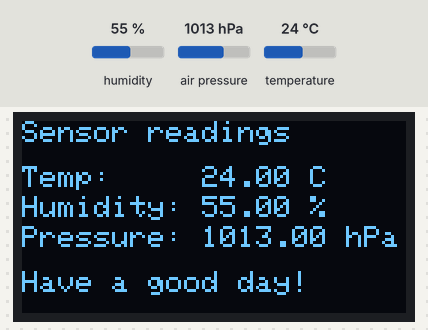
The sketch below on a simulated ESP32. On the bench: 128×64 one-colour display. Inputs (shaded band) come from the test bench; at power-on: humidity 55 %, air pressure 1013 hPa, temperature 24 °C. What the sketch prints to the serial monitor is not drawn.

Above: at 1.2 s.
1.3 s: humidity set to 22 %
At 2.2 s:
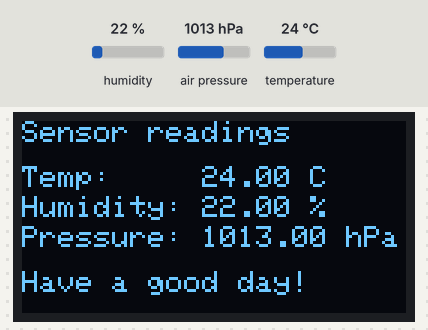
2.8 s: air pressure set to 952 hPa
At 3.5 s:
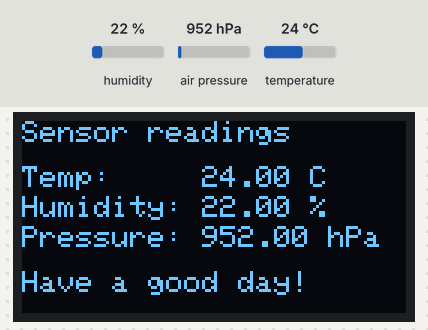
4.3 s: temperature set to 12 °C
At 4.7 s:
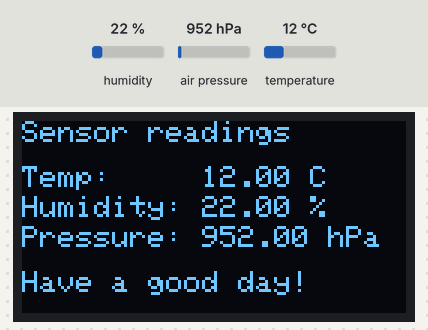
5.8 s: humidity set to 40 %
At 7.2 s:
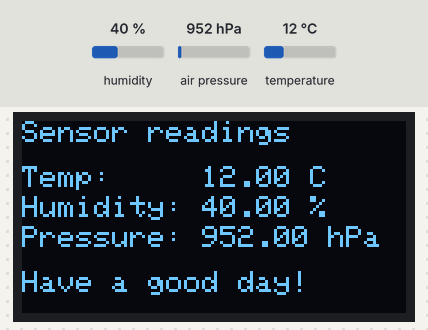
Timing chart, 0 to 8.3 s (numbered marks = the images above; inputs shaded):
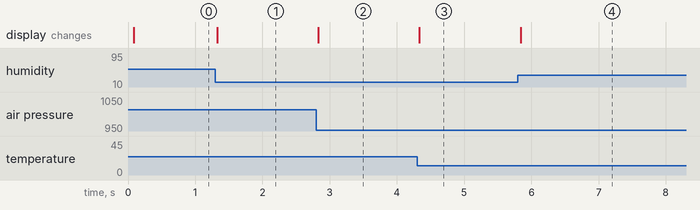

Measured:
- after the input at 1.3 s, the display: changes at once (image 1)
- after the input at 2.8 s, the display: changes at once (image 2)
- after the input at 4.3 s, the display: changes at once (image 3)
- after the input at 5.8 s, the display: changes at once (image 4)

The sketch:

oled_with_sensor_bme280.ino
```cpp
// OLED Connections
// GND→GND, VCC→3V3, D0→D18, D1→D23, RES→D4, DC→D2, CS→D15

// BME280 Connections
// VCC→3.3V, GND→GND, SDA→D21, SCL→D22

#include <string>
#include <SPI.h>
#include <Adafruit_GFX.h>
#include <Adafruit_SSD1306.h>
#include <Adafruit_BME280.h>

Adafruit_SSD1306 display(128, 64, 23, 18, 2, 4, 15);
Adafruit_BME280 bme;

bool bBMEFound = false;

void setup()
{
  Serial.begin(115200);

  Wire.begin(21, 22);

// Commented out as I do not care if it will use log when finished programming
/*
  // Wait for serial to connect but only 5 secs
  for (int i = 0; i < 50 && !Serial.available(); i++)
  {
    delay(100);
  }
*/

  Serial.println("Starting ESP32...");

  display.begin(SSD1306_SWITCHCAPVCC);
  display.clearDisplay();
  display.setTextSize(1);
  display.setTextColor(SSD1306_WHITE);
  display.setCursor(0, 0);
  display.print("OLED Ready...");
  display.display();

  bBMEFound = bme.begin(0x76);
}

void loop()
{
  if (bBMEFound)
  {
    float temp = bme.readTemperature();
    float humidity = bme.readHumidity();
    float pressure = bme.readPressure() / 100.0F;

    display.clearDisplay();
    display.setTextSize(1);
    display.setTextColor(SSD1306_WHITE);

    display.setCursor(0, 0);
    display.print("Sensor readings");

    display.setCursor(0, 15);
    display.print("Temp:     ");
    display.print(temp);
    display.print(" C");

    display.setCursor(0, 25);
    display.print("Humidity: ");
    display.print(humidity);
    display.print(" %");

    display.setCursor(0, 35);
    display.print("Pressure: ");
    display.print(pressure);
    display.print(" hPa");


    display.setCursor(0, 50);
    display.print("Have a good day!");

    display.display();

    //delay(100);
  }
}
```
